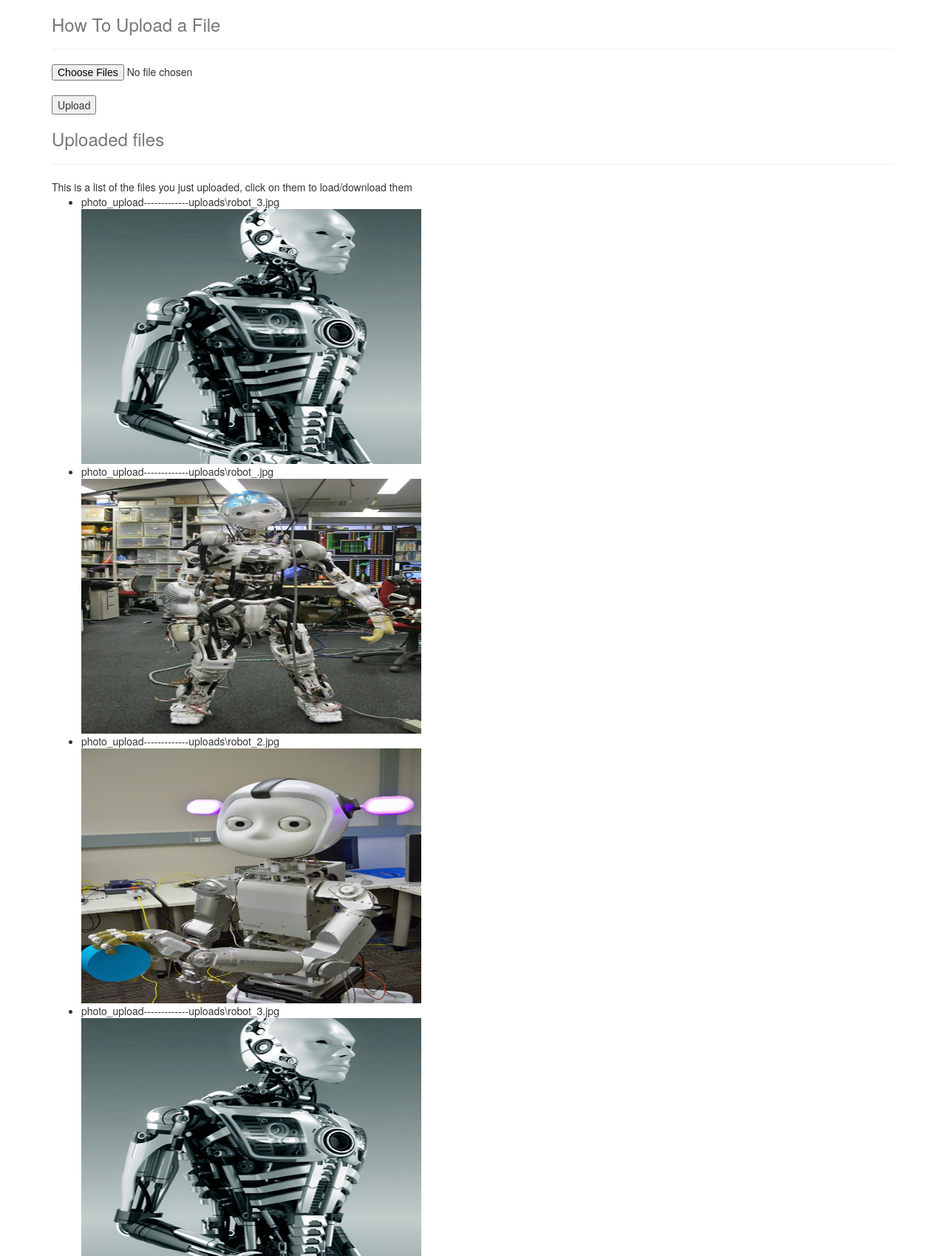
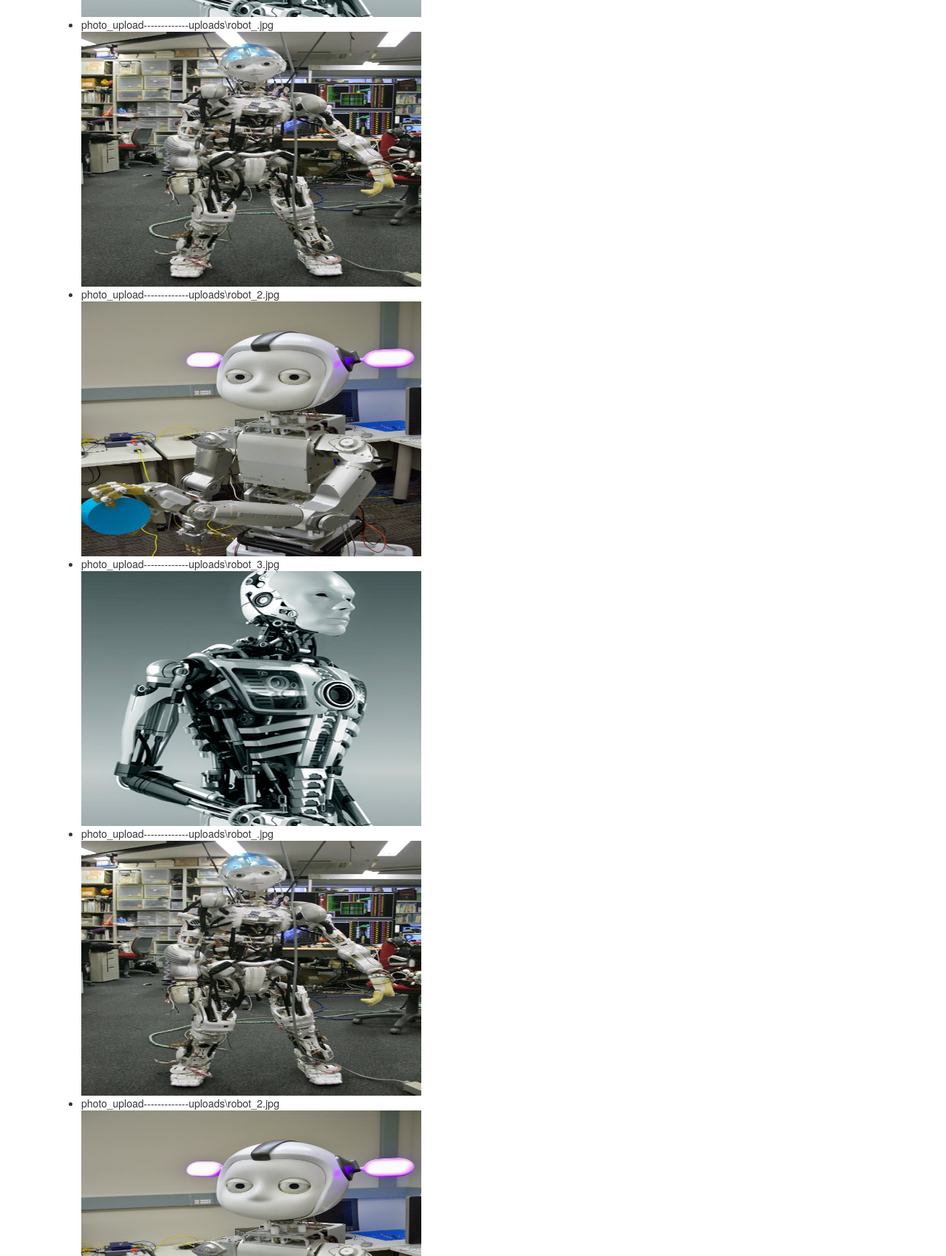
Page /photo_upload/photo_upload (upper part) on the committed database (2 pictures, top to bottom).
### app.py (models this page shows)
class Photo(db.Model):
    id = db.Column(db.Integer, primary_key = True)
    album_id = db.Column(db.Integer, db.ForeignKey('album.id'))
    image = db.Column(db.String(100))

### app.py (the view, shortened to what this page needs)
@app.route('/photo_upload/<album_id>', methods=['GET','POST'])
def photo_upload(album_id):
    uploaded_files = request.files.getlist("file[]")
    filenames = []
    photos = Photo.query.filter_by(album_id=album_id).all()
    return render_template('upload.html', photos=photos, album_id = album_id)

### templates/upload.html (shortened to what this page needs)
<!DOCTYPE html>
<html lang="en">
<head>
    <link href="//netdna.bootstrapcdn.com/bootstrap/3.0.0/css/bootstrap.min.css" rel="stylesheet">
</head>
<body>
    <div class="container">
        <div class="header">
            <h3 class="text-muted">How To Upload a File</h3>
        </div>
        <hr/>
        <div>
            <form method="post" enctype="multipart/form-data">
                <input type="file" multiple="" name="file[]" class="span3" /><br />
                <input type="submit" value="Upload" class="span2">
            </form>
        </div>
    </div>
    <div class="container">
        <div class="header">
            <h3 class="text-muted">Uploaded files</h3>
        </div>
        <hr/>
        <div>
            This is a list of the files you just uploaded, click on them to load/download them
            <ul>
                {% for photo in photos %}
                <li>{{photo.album_id}}-------------{{photo.image}}</li>
                <img src="{{photo.image}}" alt="Robot Image" width="460" height="345"> {% endfor %}
            </ul>
        </div>
    </div>
</body>
</html>

### rows in the picture
Photo: album_id "photo_upload", image "uploads\\robot_3.jpg"
Photo: album_id "photo_upload", image "uploads\\robot_.jpg"
Photo: album_id "photo_upload", image "uploads\\robot_2.jpg"
Photo: album_id "photo_upload", image "uploads\\robot_3.jpg"
Photo: album_id "photo_upload", image "uploads\\robot_.jpg"
Photo: album_id "photo_upload", image "uploads\\robot_2.jpg"
Photo: album_id "photo_upload", image "uploads\\robot_3.jpg"
Photo: album_id "photo_upload", image "uploads\\robot_.jpg"
Photo: album_id "photo_upload", image "uploads\\robot_2.jpg"
